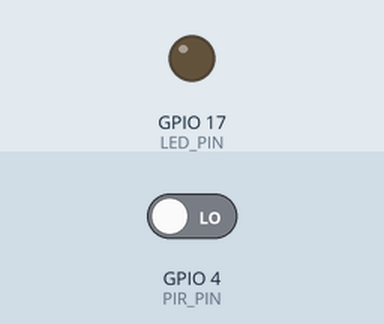
Simulated run of this program. Board: Raspberry Pi (BCM pin numbers). Parts: output pins drawn as LEDs (lit = HIGH). Inputs (shaded band) come from the test bench; at power-on: GPIO 4 (PIR_PIN) LOW. The clock reads 2024-03-15 10:24:30 at power-on unless the program sets it; what the program prints to the terminal is not drawn.

Above: at 1.2 s.
1.3 s: GPIO 4 (PIR_PIN) driven HIGH
At 2.5 s:
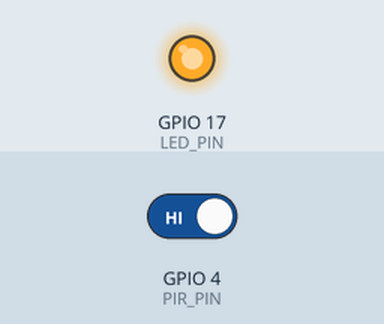
2.8 s: GPIO 4 (PIR_PIN) driven LOW
At 3.8 s:
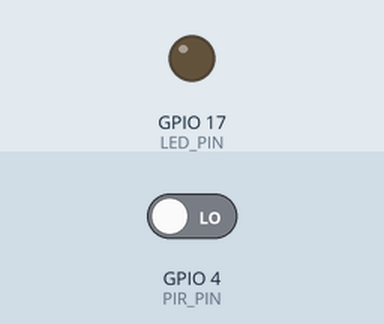
Timing chart, 0 to 5.8 s (numbered marks = the images above; inputs shaded):
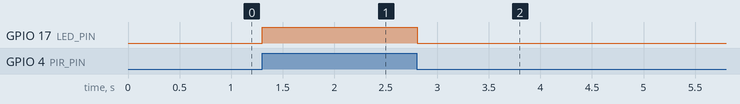

Measured:
- after the input at 1.3 s, GPIO 17 (LED_PIN): LOW → HIGH at once
- after the input at 2.8 s, GPIO 17 (LED_PIN): HIGH → LOW at once

The program:

cam8.py
```python
# cam8.py
#
# Description:
# This script sets up a Raspberry Pi to use a PIR sensor
# and an LED for motion detection.
# It initializes GPIO pins for the PIR sensor and LED,
# and continuously checks for motion.
# When motion is detected and sustained for a specified duration,
# it prints a message to take a photo and simulates a sending it by email,
# ensuring photos are taken at least a set interval apart.
# The LED lights up when motion is detected, providing a visual alert.
#
# j3 @ August, 2024

import RPi.GPIO as GPIO
import time

PIR_PIN = 4
LED_PIN = 17

# Setup GPIOs
GPIO.setmode(GPIO.BCM)
GPIO.setup(PIR_PIN, GPIO.IN)
GPIO. setup(LED_PIN, GPIO.OUT)
GPIO.output(LED_PIN, GPIO.LOW)
print("GPIOs setup ok.")

MOV_DETECT_THRESHOLD = 3.0  # Time threshold for sustained motion
MIN_DURATION_BETWEEN_PHOTOS = 5.0  # Minimum time between two photos (in seconds)

last_pir_state = GPIO.input(PIR_PIN)
movement_timer = time.time()
last_time_photo_taken = 0  # Initialize last photo time to 0

try:
    while True:
        time.sleep(0.01)
        pir_state = GPIO.input(PIR_PIN)
        # Activate LED when movement is detected.
        if pir_state == GPIO.HIGH:
            GPIO.output(LED_PIN, GPIO.HIGH)
        else:
            GPIO.output(LED_PIN, GPIO.LOW)

        # Detecting the start of motion
        if last_pir_state == GPIO.LOW and pir_state == GPIO.HIGH:
            movement_timer = time.time()

        # Sustained motion detection
        if last_pir_state == GPIO.HIGH and pir_state == GPIO.HIGH:
            if time.time() - movement_timer > MOV_DETECT_THRESHOLD:
                # Check if enough time has passed since the last photo
                if time.time() - last_time_photo_taken > MIN_DURATION_BETWEEN_PHOTOS:
                    print("Take Photo and Send it by Email")
                    last_time_photo_taken = time.time()  # Update the last photo taken time

        last_pir_state = pir_state

except KeyboardInterrupt:
    GPIO.cleanup()
```
